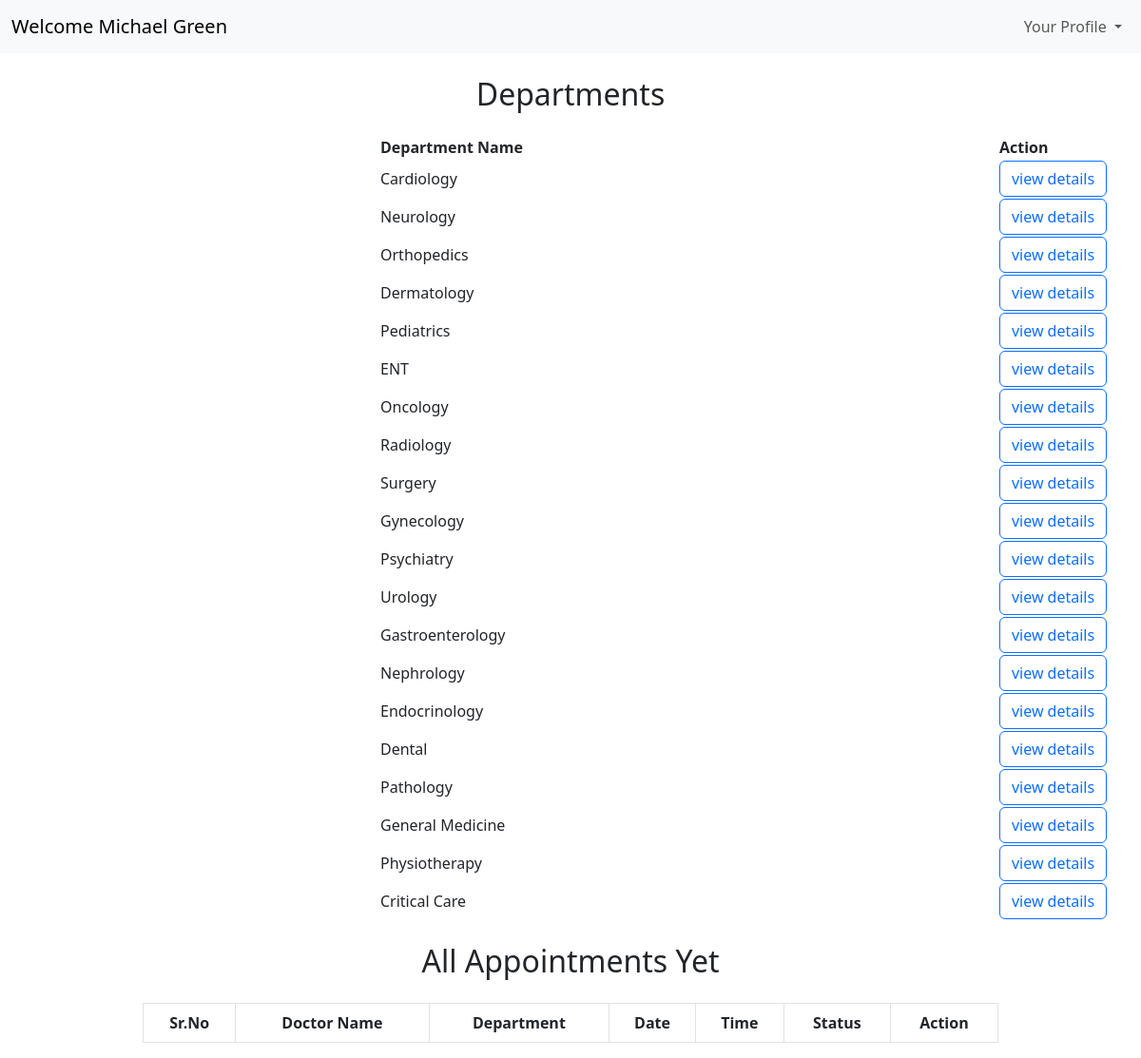
The app's page /dashboard/patient (signed in) with its own data.
### models/models.py (models this page shows)
class User(db.Model):
    id=db.Column(db.Integer(),primary_key=True)
    fullname = db.Column(db.String(50),nullable = False)
    username = db.Column(db.String(50),unique = True,nullable = False)
    password = db.Column(db.String(),nullable= False)
    role = db.Column(db.String(10),nullable=False)
    status=db.Column(db.Integer(),nullable=False,default=0)
    created_at=db.Column(db.DateTime(),default=datetime.datetime.utcnow)
    updated_at=db.Column(db.DateTime(),default=datetime.datetime.utcnow,onupdate=datetime.datetime.utcnow)

class Department(db.Model):
    id=db.Column(db.Integer(),primary_key=True)
    name=db.Column(db.String(50),nullable = False)
    descreption=db.Column(db.String(200),nullable=True)

### controllers/patientDashboard.py (the view, shortened to what this page needs)
@thepatientDashboard.route("/dashboard/patient", methods=['GET','POST'])
def patientDashboard():
    if('user' in session and session['role']=="patient"):
        user=session['user']
        theUser= User.query.filter_by(username=user).first()
        departments= Department.query.all()
        myappointmnets= Appointments.query.filter_by(patient=user).all()
        print("My Appointments:", myappointmnets)
        sendabledata = []
        details = {}
        print("Sendable Data:", sendabledata)
        sendabledata.reverse()
        return render_template("patientDashboard.html",theUser=theUser,user=user, departments=departments, sendabledata=sendabledata)
    else:
        return redirect("/login")

### templates/patientDashboard.html (shortened to what this page needs)
<!DOCTYPE html>
<html lang="en">
<head>
     <link href="https://cdn.jsdelivr.net/npm/bootstrap@5.3.0-alpha1/dist/css/bootstrap.min.css" rel="stylesheet">
</head>
<body>
<nav class="navbar navbar-expand-lg bg-body-tertiary">
  <div class="container-fluid">
    <a class="navbar-brand" href="#">Welcome {{theUser.fullname}}</a>
    <div class="collapse navbar-collapse justify-content-end" id="navbarSupportedContent">
        <ul class="navbar-nav">
          <li class="nav-item dropdown">
            <a class="nav-link dropdown-toggle" href="#" role="button" data-bs-toggle="dropdown" aria-expanded="false">
              Your Profile
            </a>
          </li>
        </ul>
    </div>
  </div>
</nav>
<h2 class="text-center my-4">Departments</h2>
<table>
    <thead>
        <tr>
            <th style="padding-right: 500px;padding-left: 400px;">Department Name</th>
            <th>Action</th>
        </tr>
    </thead>
    <tbody>
        {% for x in departments %}
        <tr>
            <td style="padding-right: 500px;padding-left: 400px;">{{ x.name }}</td>
            <td>
            <a class="btn btn-outline-primary" href="/dashboard/patient/dep-details/{{x.name}}">view details </a>
            </td>
        </tr>
        {% endfor %}
    </tbody>
</table>
<h2 class="text-center my-4">All Appointments Yet</h2>
<div style="max-width: 900px; margin: auto;">
  <table class="table table-bordered table-hover text-center align-middle">
    <thead>
      <tr >
        <th>Sr.No</th>
        <th>Doctor Name</th>
        <th>Department</th>
        <th>Date</th>
        <th>Time</th>
        <th>Status</th>
        <th>Action</th>
      </tr>
    </thead>
  </table>
</div>
</body>
</html>

### records on screen
User: fullname "Michael Green"
Department: name "Cardiology"
Department: name "Neurology"
Department: name "Orthopedics"
Department: name "Dermatology"
Department: name "Pediatrics"
Department: name "ENT"
Department: name "Oncology"
Department: name "Radiology"
Department: name "Surgery"
Department: name "Gynecology"
Department: name "Psychiatry"
Department: name "Urology"
Department: name "Gastroenterology"
Department: name "Nephrology"
Department: name "Endocrinology"
Department: name "Dental"
Department: name "Pathology"
Department: name "General Medicine"
Department: name "Physiotherapy"
Department: name "Critical Care"
